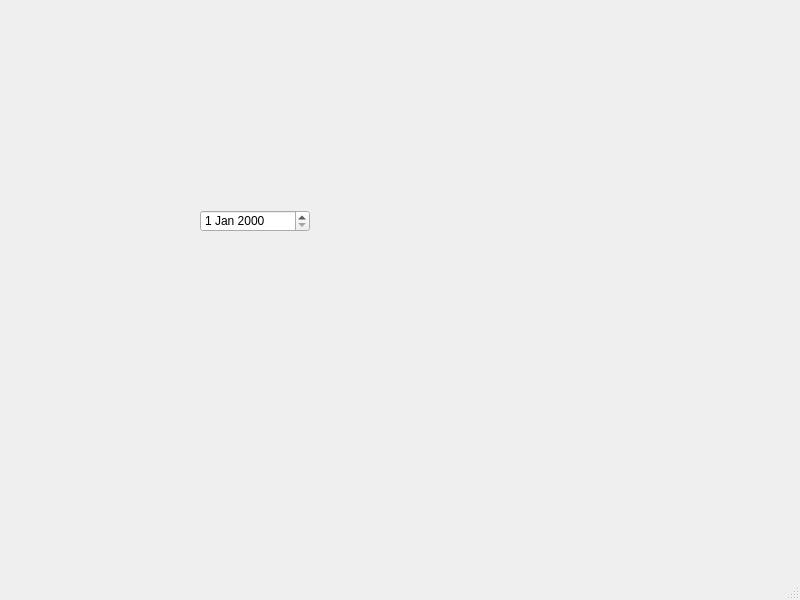
<?xml version="1.0" encoding="UTF-8"?>
<ui version="4.0">
 <class>MainWindow</class>
 <widget class="QMainWindow" name="MainWindow">
  <property name="geometry">
   <rect>
    <x>0</x>
    <y>0</y>
    <width>800</width>
    <height>600</height>
   </rect>
  </property>
  <property name="windowTitle">
   <string>MainWindow</string>
  </property>
  <widget class="QWidget" name="centralwidget">
   <widget class="QDateEdit" name="dateEdit">
    <property name="geometry">
     <rect>
      <x>200</x>
      <y>210</y>
      <width>110</width>
      <height>22</height>
     </rect>
    </property>
   </widget>
  </widget>
  <widget class="QMenuBar" name="menubar">
   <property name="geometry">
    <rect>
     <x>0</x>
     <y>0</y>
     <width>800</width>
     <height>37</height>
    </rect>
   </property>
  </widget>
  <widget class="QStatusBar" name="statusbar"/>
 </widget>
 <resources/>
 <connections/>
</ui>
